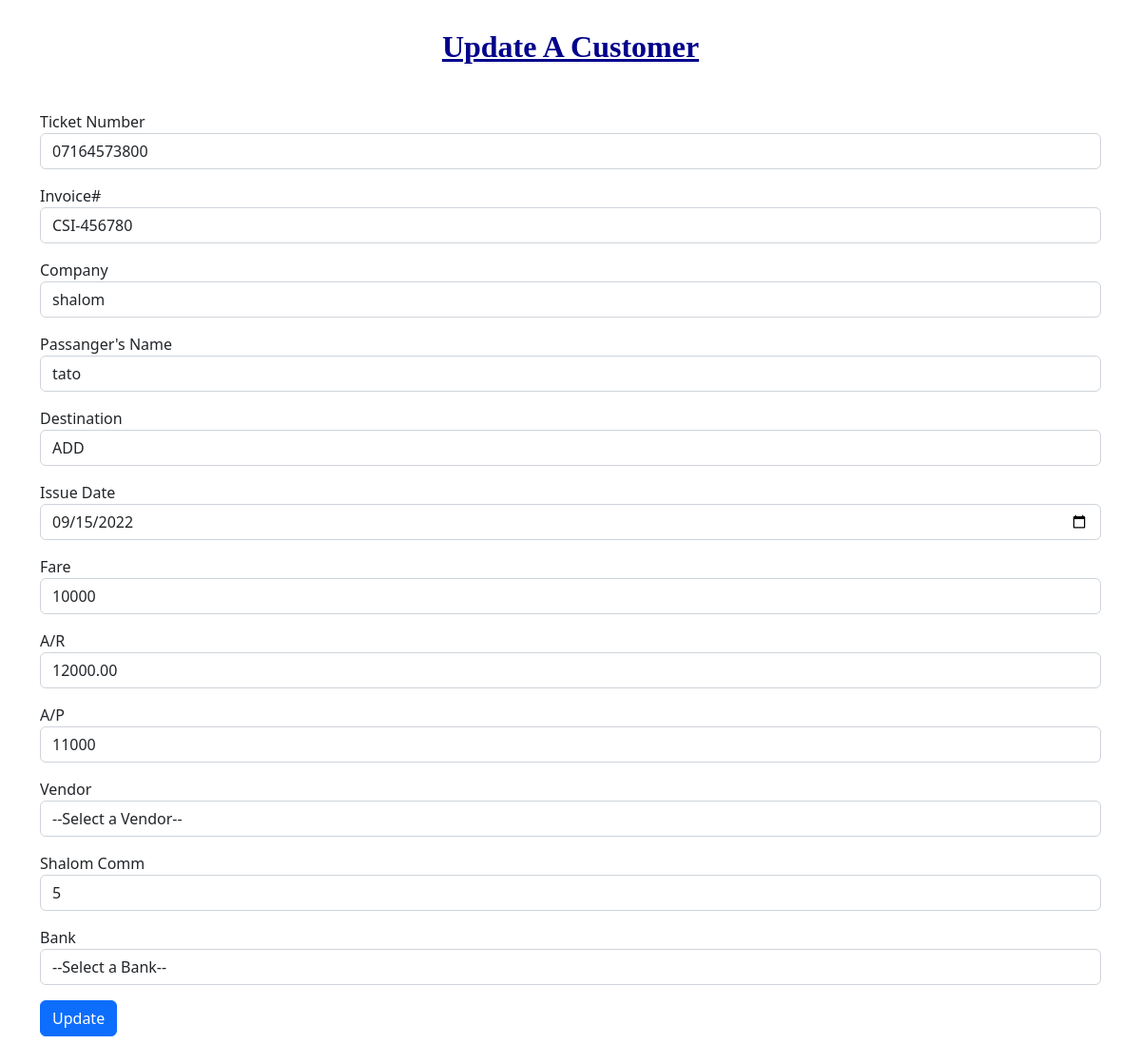
The app's page /edit.php?updateid=07164573800 with its own data.
### tables this page shows
CREATE TABLE `shalom2` (
  `ticketnumber` varchar(100) NOT NULL,
  `invno` varchar(100) NOT NULL,
  `company` text NOT NULL,
  `fullname` varchar(100) NOT NULL,
  `destination` varchar(200) NOT NULL,
  `issuedate` date NOT NULL,
  `fare` varchar(50) NOT NULL,
  `ar` varchar(50) NOT NULL,
  `ap` int(50) NOT NULL,
  `vendorcom` varchar(50) NOT NULL,
  `shalomcom` varchar(50) NOT NULL,
  `bank` varchar(200) NOT NULL
);

### edit.php (the view, shortened to what this page needs)
<?php
include 'connect.php';
$ticketnumber=$_GET['updateid'];
$sql="SELECT * FROM  shalom2 WHERE ticketnumber=$ticketnumber";
$result=mysqli_query($con,$sql);
$row=mysqli_fetch_assoc($result);
$ticketnumber=$row['ticketnumber'];
$invno=$row['invno'];
$company=$row['company'];
$fullname=$row['fullname'];
$destination=$row['destination'];
$issuedate=$row['issuedate'];
$fare=$row['fare'];
$ar=$row['ar'];
$ap=$row['ap'];
$shalomcom=$row['shalomcom'];
$bank=$row['bank'];
?>
<!doctype html>
<html lang="en">
  <head>
    <link href="https://cdn.jsdelivr.net/npm/bootstrap@5.2.0/dist/css/bootstrap.min.css" rel="stylesheet">
  </head>
  <body>
  <h2>Update A Customer</h2>
  <div class="container my-5">
<form method="POST">
        <div class="mb-3">
        <label >Ticket Number</label>
        <input type="text" class="form-control" placeholder="Ticket Number" name="ticketnumber" value=<?php echo $ticketnumber;?>>
        </div>
        <div class="mb-3">
        <label >Invoice#</label>
        <input type="text" class="form-control" placeholder="Invoice Number" name="invno"  value=<?php echo $invno;?>>
        </div>
        <div class="mb-3">
        <label >Company</label>
        <input type="text" class="form-control" placeholder="Company" name="company" value=<?php echo $company;?>>
        </div>
        <div class="mb-3">
        <label >Passanger's Name</label>
        <input type="text" class="form-control" placeholder="Full Name" name="fullname" value=<?php echo $fullname;?>>
        </div>
        <div class="mb-3">
        <label >Destination</label>
        <input type="text" class="form-control" placeholder="Destination" name="destination" value=<?php echo $destination;?>>
        </div>
        <div class="form-group mb-3">
                            <label for="">Issue Date</label>
                            <input type="date" name="issuedate" class="form-control"value=<?php echo $issuedate;?> />
          </div>
        <div class="mb-3">
        <label >Fare</label>
        <input type="text" class="form-control" placeholder="Fare" name="fare"value=<?php echo $fare;?>>
        </div>
        <div class="mb-3">
        <label >A/R</label>
        <input type="text" class="form-control" placeholder="Account Receivable" name="ar"value=<?php echo $ar;?>>
        </div>
        <div class="mb-3">
        <label >A/P</label>
        <input type="text" class="form-control" placeholder="Account Payable" name="ap"value=<?php echo $ap;?>>
        </div>
        <div class="from-group mb-3">
                                <label for="">Vendor</label>
                                <select name="vendorcom" class="form-control">
                                    <option value="">--Select a Vendor--</option>
                                </select>
                            </div>
        <div class="mb-3">
        <label >Shalom Comm</label>
        <input type="text" class="form-control" placeholder="Shalom Comm" name="shalomcom"value=<?php echo $shalomcom;?>>
        </div>
        <div class="from-group mb-3">
                            <label for="">Bank</label>
                            <select name="bank" class="form-control"value=<?php echo $bank;?>>
                                <option value="">--Select a Bank--</option>
                            </select>
                        </div>
        <button type="submit" class="btn btn-primary" name="submit">Update</button>
</form>
</div>
  </body>
</html>

### edit.php (style rules this page uses)
h2 { text-align: center; color: darkblue; font-family: 'Times New Roman', Times, serif; margin-top: 30px; text-decoration: underline; font-weight: bold; }

### records on screen
shalom2: ticketnumber "07164573800", invno "CSI-456780", company "shalom"
